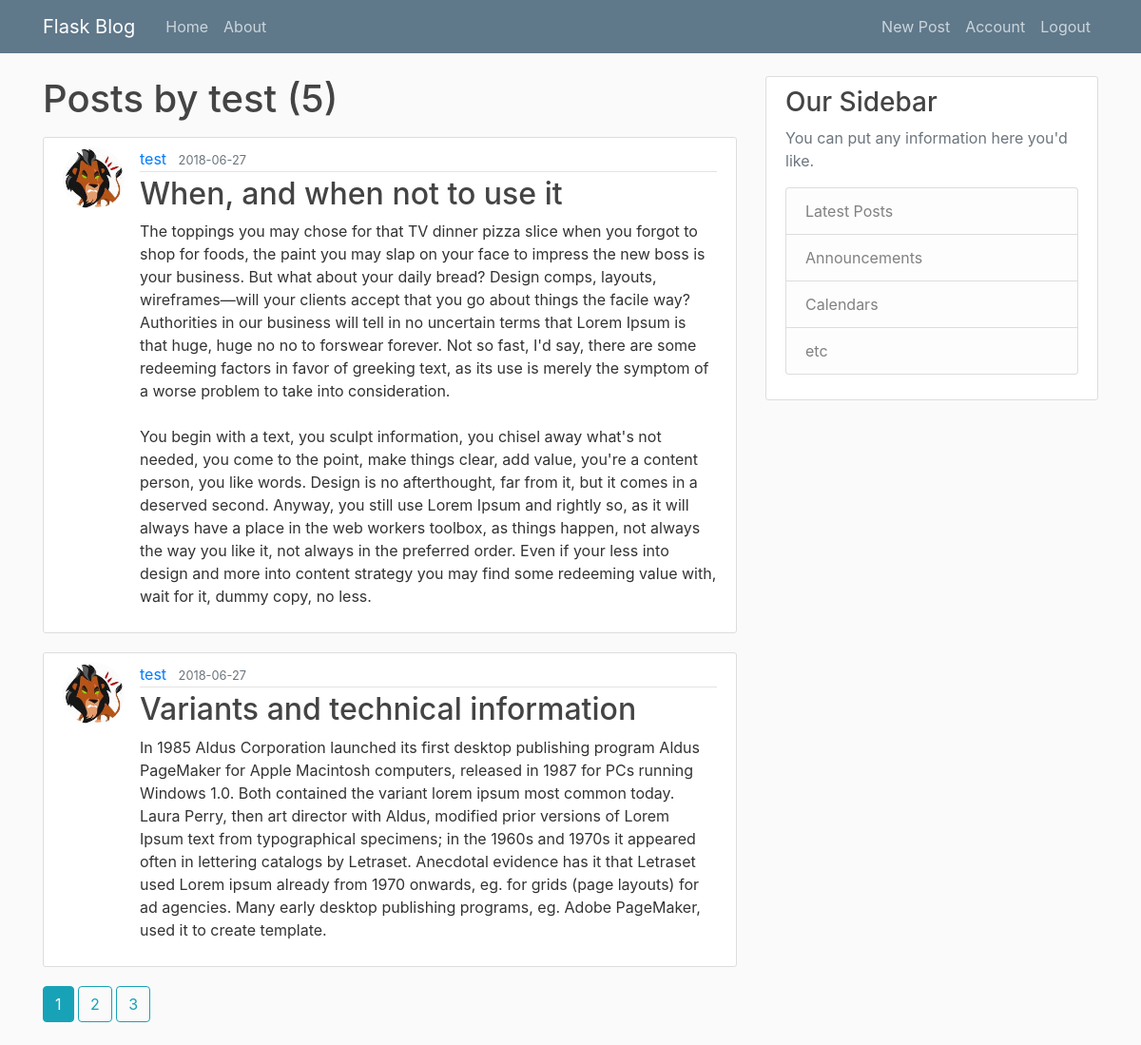
Screenshot of /user/test (signed in) with the database file from the repository.
### flaskblog/models.py (models this page shows, shortened)
class User(db.Model, UserMixin):
    id = db.Column(db.Integer, primary_key=True)
    username = db.Column(db.String(20), unique=True, nullable=False)
    email = db.Column(db.String(120), unique=True, nullable=False)
    image_file = db.Column(db.String(20), nullable=False, default='default.jpg')
    password = db.Column(db.String(60), nullable=False)
    posts = db.relationship('Post', backref='author', lazy=True)

class Post(db.Model):
    id = db.Column(db.Integer, primary_key=True)
    title = db.Column(db.String(100), nullable=False)
    date_posted = db.Column(db.DateTime,nullable=False, default=datetime.utcnow)
    content = db.Column(db.Text, nullable=False)
    user_id = db.Column(db.Integer, db.ForeignKey('user.id'), nullable=False)

### flaskblog/users/routes.py (the view)
@users.route("/user/<string:username>")
@login_required
def user_posts(username):
    page = request.args.get('page', 1, type=int)
    user = User.query.filter_by(username=username).first_or_404()
    post = Post.query.filter_by(author=user)\
    .order_by(Post.date_posted.desc())\
    .paginate(page=page, per_page=2)
    return render_template('user_post.html', user=user, posts=post)

### flaskblog/models.py (called while the page is built)
@login_manager.user_loader
def load_user(user_id):
    return User.query.get(int(user_id))

### flaskblog/templates/user_post.html
{% extends 'layout.html' %}
    {% block content%}
    <h1 class="mb-3" >Posts by {{ user.username }} ({{ posts.total }})</h1>
        {% for post in posts.items %}
            <article class="media content-section">
              <img class="rounded-circle article-img"
                src="{{ url_for('static', filename='profile_pics/' + post.author.image_file ) }}">
                <div class="media-body">
                <div class="article-metadata">
                  <a class="mr-2" href="{{ url_for('users.user_posts',username=post.author.username)}}">{{ post.author.username }}</a>
                  <small class="text-muted">{{ post.date_posted.strftime('%Y-%m-%d') }}</small>
                </div>
                <h2><a class="article-title" href="{{ url_for('posts.post', post_id=post.id) }}">{{ post.title }}</a></h2>
                <p class="article-content">{{ post.content }}</p>
              </div>
            </article>
        {% endfor %}
        {% for page_num in posts.iter_pages(left_edge=1, right_edge=1, left_current=1, right_current=2) %}
          {% if page_num %}
            {% if posts.page == page_num %}
              <a class="btn btn-info mb-4" href="{{ url_for('users.user_posts', username=user.username, page=page_num)}}">{{ page_num }}</a>
            {% else %}
              <a class="btn btn-outline-info mb-4" href="{{ url_for('users.user_posts',username=user.username, page=page_num)}}">{{ page_num }}</a>
            {% endif %}
          {% else %}
          <a href="">...</a>
          {% endif %}
        {% endfor %}
    {% endblock content %}

### flaskblog/static/main.css (style rules this page uses)
body { background: #fafafa; color: #333333; margin-top: 5rem; }
h1, h2, h3, h4, h5, h6 { color: #444444; }
.content-section { background: #ffffff; padding: 10px 20px; border: 1px solid #dddddd; border-radius: 3px; margin-bottom: 20px; }
.article-title { color: #444444; }
.article-content { white-space: pre-line; }
.article-img { height: 65px; width: 65px; margin-right: 16px; }
.article-metadata { padding-bottom: 1px; margin-bottom: 4px; border-bottom: 1px solid #e3e3e3 }

### rows the page displays
User: username "test"
Post: image_file (picture), author.username "test", date_posted "2018-06-27", title "When, and when not to use it", content "The toppings you may chose for that TV dinner pizza slice when you forgot to shop for foods, the paint you may slap on your face to impress the new boss is your business. But what about your daily bread? Design comps, layouts, wireframes—will your clients accept that you go about things the facile way? Authorities in our business will tell in no uncertain terms that Lorem Ipsum is that huge, huge no no to forswear forever. Not so fast, I'd say, there are some redeeming factors in favor of greeking text, as its use is merely the symptom of a worse problem to take into consideration. You begin with a text, you sculpt information, you chisel away what's not needed, you come to the point, make…"
Post: image_file (picture), author.username "test", date_posted "2018-06-27", title "Variants and technical information", content "In 1985 Aldus Corporation launched its first desktop publishing program Aldus PageMaker for Apple Macintosh computers, released in 1987 for PCs running Windows 1.0. Both contained the variant lorem ipsum most common today. Laura Perry, then art director with Aldus, modified prior versions of Lorem Ipsum text from typographical specimens; in the 1960s and 1970s it appeared often in lettering catalogs by Letraset. Anecdotal evidence has it that Letraset used Lorem ipsum already from 1970 onwards, eg. for grids (page layouts) for ad agencies. Many early desktop publishing programs, eg. Adobe PageMaker, used it to create template."

### other values shown
{{ posts.total }} "5"
{{ page_num }} "1"
{{ page_num }} "2" "3"
